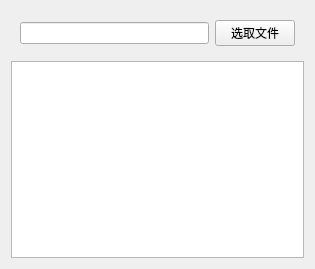
<?xml version="1.0" encoding="UTF-8"?>
<ui version="4.0">
 <class>Widget</class>
 <widget class="QWidget" name="Widget">
  <property name="geometry">
   <rect>
    <x>0</x>
    <y>0</y>
    <width>315</width>
    <height>269</height>
   </rect>
  </property>
  <property name="windowTitle">
   <string>Widget</string>
  </property>
  <layout class="QVBoxLayout" name="verticalLayout">
   <item>
    <widget class="QWidget" name="widget" native="true">
     <layout class="QHBoxLayout" name="horizontalLayout">
      <item>
       <widget class="QLineEdit" name="lineEdit"/>
      </item>
      <item>
       <widget class="QPushButton" name="pushButton">
        <property name="text">
         <string>选取文件</string>
        </property>
       </widget>
      </item>
     </layout>
    </widget>
   </item>
   <item>
    <widget class="QTextEdit" name="textEdit"/>
   </item>
  </layout>
 </widget>
 <resources/>
 <connections/>
</ui>
